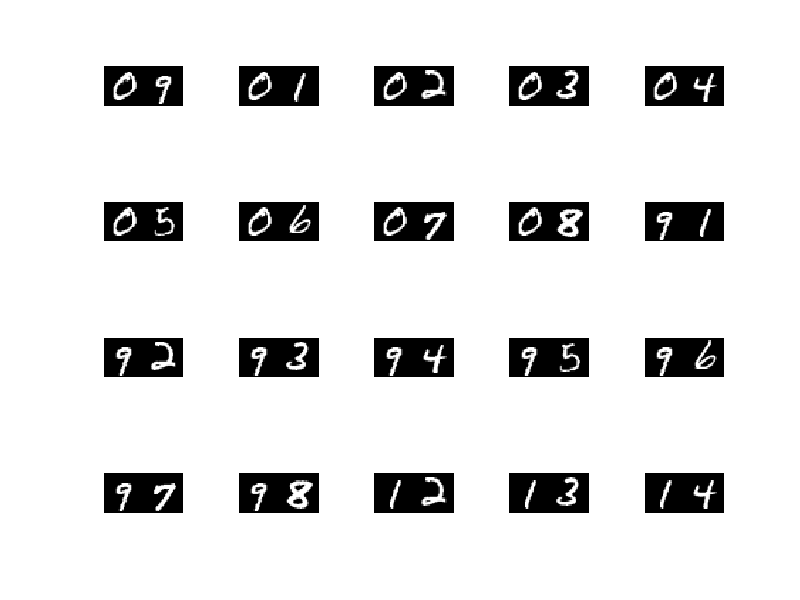
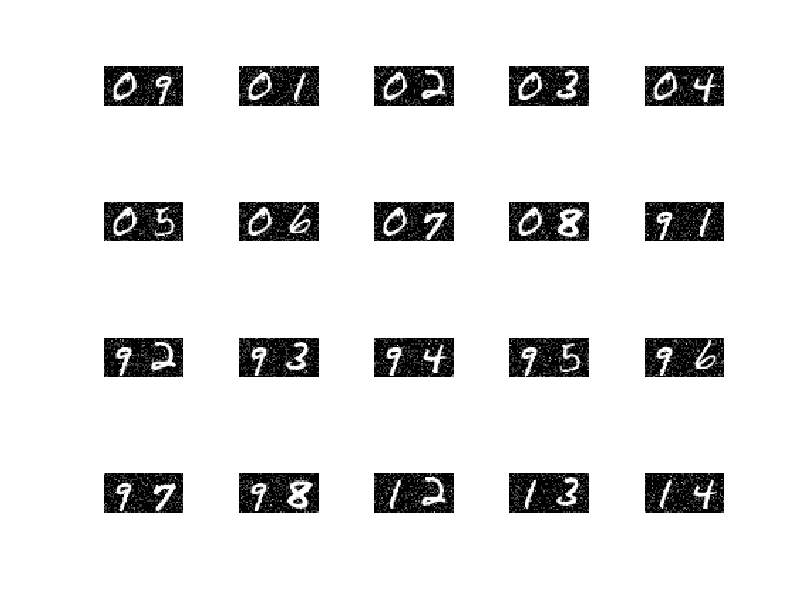

These charts were generated, in order, by the following MATLAB code: (Note: this script raises an error after producing the figures.)
clc
close all
clear all

addpath 'nmflib/'

%% Load Data
load('Datasets/MNSIT_2digits_100.mat');
load('Datasets/Exact_20bases_MNSIT_2digits_100.mat');
X=X';

%% Show first 20 2-digit images
figure()
for i=1:20
%     print i
    fprintf('%d. Hello world!\n', i);
%     size(X(i,:))  % 1568 numbers
% %     two_digits = reshape(X(i,:),[],56);
%     size(two_digits)
%     imshow(two_digits)
    subplot(4,5,i)
%     H11(i,:) = mat2gray(X(i,:));
%     imshow((reshape(H11(i,:),[],56)));
    imshow((reshape(X(i,:),[],56)));
end
% return
%% Create noisy data
A=[];
sigma=0.25;
for l=1:1
%     X1=X+sigma*abs(randn(size(X)));  %--Absolute Gaussian noise
   X1=X+mat2gray(poissrnd(sigma,size(X))); %--Poisson Noise
    A=[A;X1];
end

%% Check what it looks like after adding noise
figure()
for i=1:20
%     print i
    fprintf('%d. Hello world!\n', i);
%     size(X(i,:))  % 1568 numbers
% %     two_digits = reshape(X(i,:),[],56);
%     size(two_digits)
%     imshow(two_digits)
    subplot(4,5,i)
%     H11(i,:) = mat2gray(X(i,:));
%     imshow((reshape(H11(i,:),[],56)));
    imshow((reshape(A(i,:),[],56)));
end
% return
%% UoI_NMF
%--Parameters
params.k = 20;       % Rank k of the factorization
params.B1 = 20;     % number of bootstrap samples for selection
params.B2 = 10;     % number of bootstrap samples for bagging (estimation)

params.epsilon = 0.3; % Density parameter in DBSCAN
params.MinPts =  params.B1/4; %Minimum points in a cluster
  
[output1] =  UoINMF_KL_DBcluster(A,params);

%[mdlstrct] = basicNMF_KL_UoI_corrthres_new(A,maxk,0.92);
W1=output1.W;
H1=output1.H;
k=size(H1,1);


%% Evaluation
%--- calculate nonzeros and errors
nnzW1 = median(sum(abs(W1)>1.0,2));
nnzH1 = median(sum(abs(H1)>0.05,2));

Aest=W1*H1;
figure('Name','A')
title('A')

for i=1:20
%     print i
    fprintf('%d. Hello world!\n', i);
%     size(X(i,:))  % 1568 numbers
% %     two_digits = reshape(X(i,:),[],56);
%     size(two_digits)
%     imshow(two_digits)
    subplot(4,5,i)
%     H11(i,:) = mat2gray(X(i,:));
%     imshow((reshape(H11(i,:),[],56)));
    imshow((reshape(A(i,:),[],56)));
end

figure('Name','Aest')
title('Aest')

for i=1:20
%     print i
    fprintf('%d. Hello world!\n', i);
%     size(X(i,:))  % 1568 numbers
% %     two_digits = reshape(X(i,:),[],56);
%     size(two_digits)
%     imshow(two_digits)
    subplot(4,5,i)
%     H11(i,:) = mat2gray(X(i,:));
%     imshow((reshape(H11(i,:),[],56)));
    imshow((reshape(Aest(i,:),[],56)));
end
%%--plot basis and bases quality
figure()
for i=1:16
    subplot(5,4,i)
     H11(i,:) = mat2gray(H1(i,:));
     imshow((reshape(H11(i,:),[],56)));
end
%%-- Correlation with the exact bases
C1 = normc(H11*Hopt');
[corr1,id1] = max(C1,[],2);

Hl1 = []; j1 = [];
for j=1:k
    i1=find(id1==j);
    if numel(i1)==0
        j1=[j1;j];
        continue;
    elseif numel(i1)==1
        rms1(j,1)=mean((H11(i1,:)-Hopt(j,:)).^2,2);
    else
        [~,i2]=max(corr1(i1));
        rms1(j,1)=mean((H11(i1(i2),:)-Hopt(j,:)).^2,2);
        Hl1=[Hl1;H11(setdiff(i1,i1(i2)),:)];
    end
end


figure()
plot(sort(abs(corr1)),'r*-')
legend('UoI-NMF')
xlabel('Bases')
ylabel('Correlation with exact bases')
title('Correlation between exact and learned bases')
% 
% 
figure()
plot(sort(rms1),'r*-')
legend('UoI-NMF')
xlabel('Bases')
ylabel('Mean Squared Error')
title('Mean Squared Error between exact and learned bases')

%---- Error calculation

 eer1=norm(A-Aest,'fro'); %% reconstruction error with noisy data

 
  for l=1:size(X)
            Wnew1(l,:)= lsqnonneg(H1',X(l,:)')';
  end

er1=norm(X-Wnew1*H1,'fro');  %% reconstruction error with original data


%% Visualization
% [n,d]=size(A);
% r=randperm(n);
% % W1=mdlstrct.opt.Wopt;
% figure()
% l1=0;
% for l=1:5
%     for i=1:4
%      subplot(5,16,i+l1)
%     imshow((reshape(H1(i+l1/4,:),[],56)));
%      subplot(5,16,i+l1+4)
%     image(imcomplement(mat2gray(reshape((abs(W1(r(i+l1/4),:))>5.01),4,[])))','CDataMapping','scaled');
%     subplot(5,16,i+l1+8)
%     imshow(mat2gray(reshape(A(r(i+l1/4),:),[],56)));
%      subplot(5,16,i+l1+12)
%     imshow((reshape(A(r(i+l1/4),:),[],56)));
%     end
%     l1=l1+16;
% end
% set(gca,'LooseInset',get(gca,'TightInset'));

